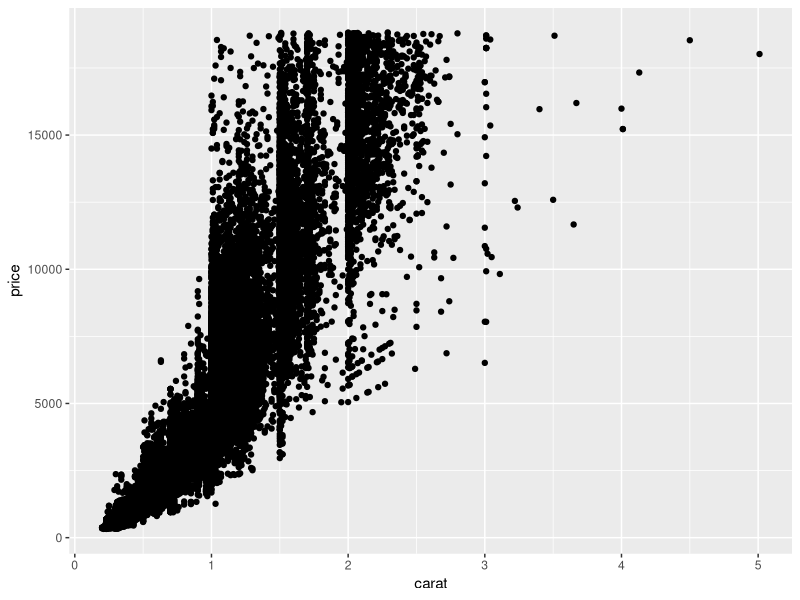
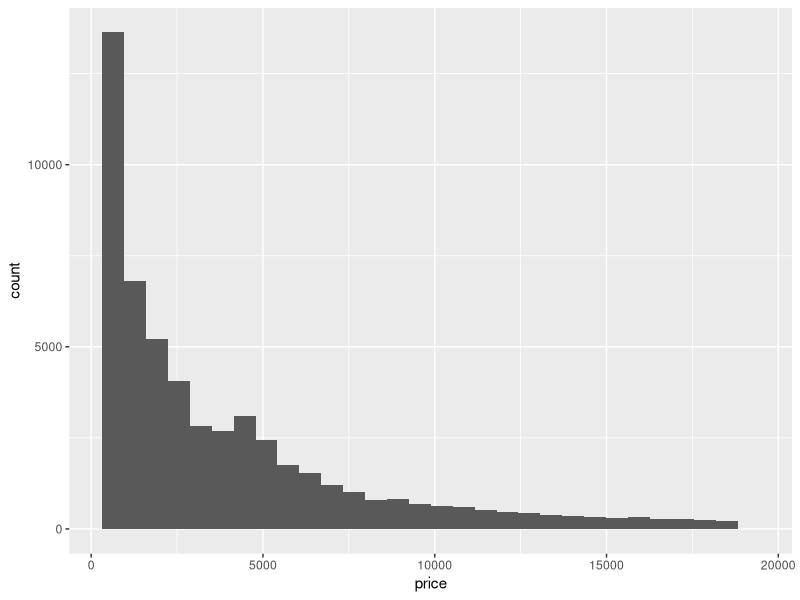
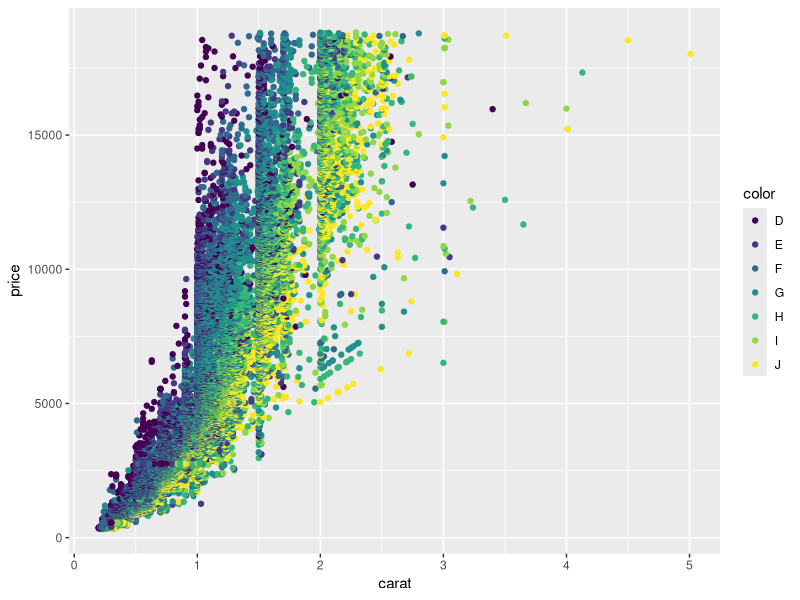
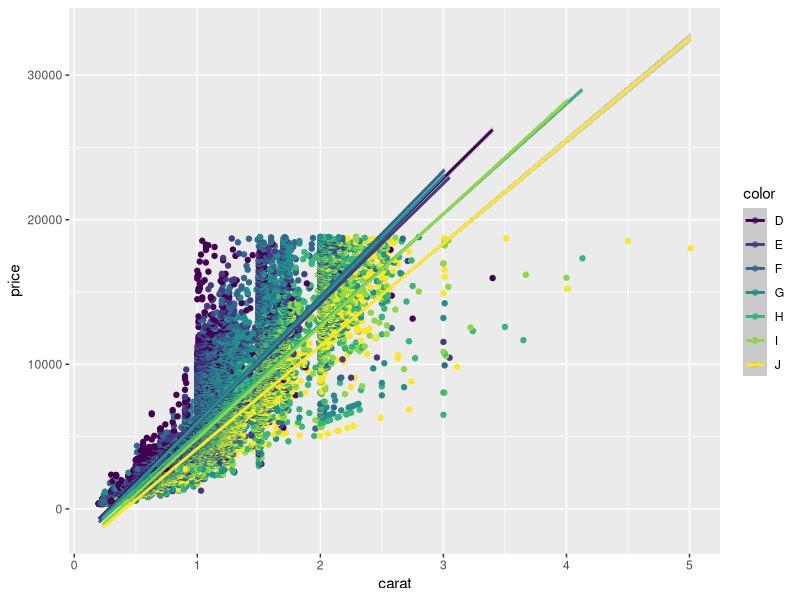
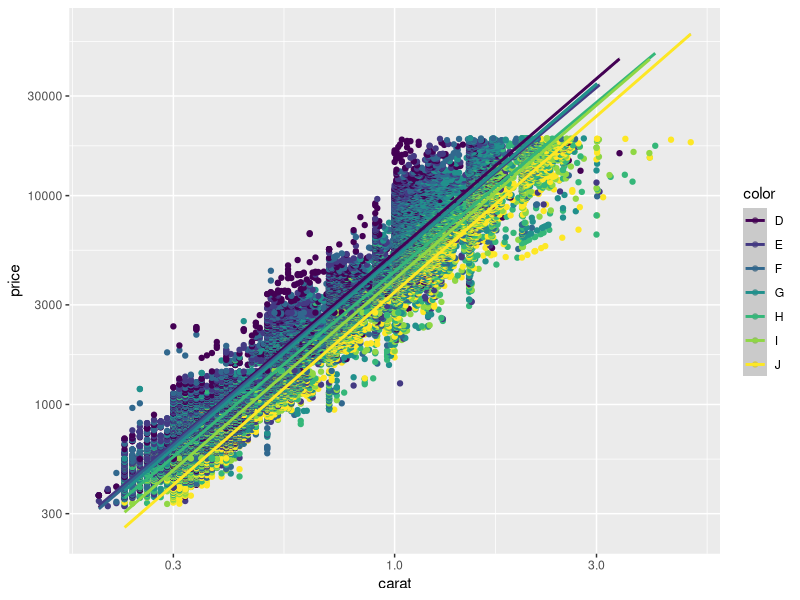
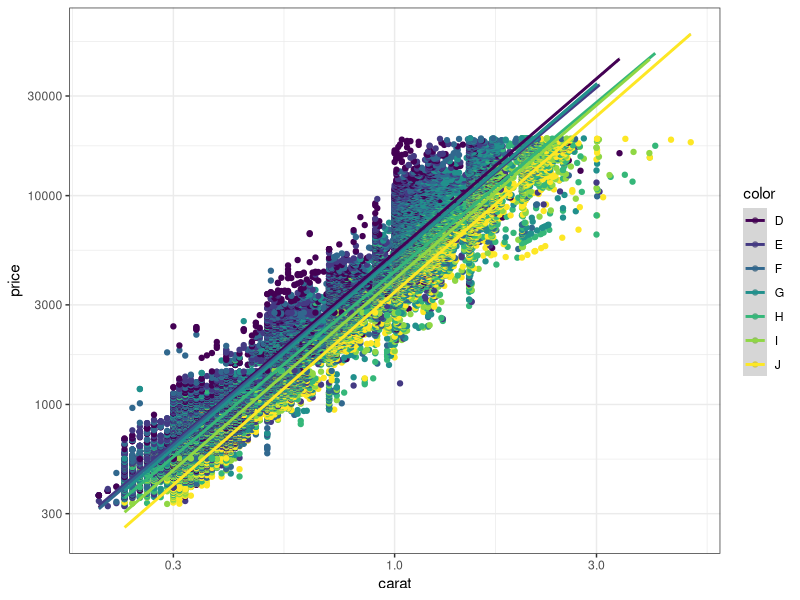

The R source for these figures, in order:
## ---- chunk 1
library(ggplot2)
head(diamonds)
## ---- chunk 2
ggplot(data=diamonds, aes(x = carat, y = price)) +
  geom_point()
## ---- chunk 3
ggplot(data = diamonds, aes(x = price)) + 
  geom_histogram()

## ---- chunk 4
ggplot(data=diamonds, aes(x = carat, y = price, color = color)) +
  geom_point()
## ---- chunk 5
ggplot(data=diamonds, aes(x = carat, y = price, color = color)) +
  geom_point() + geom_smooth(method = "lm")
## ---- chunk 6
ggplot(data=diamonds, aes(x = carat, y = price, color = color)) +
  geom_point() + geom_smooth(method = "lm") +
  scale_y_log10() + scale_x_log10()
## ---- chunk 7
ggplot(data=diamonds, aes(x = carat, y = price, color = color)) +
  geom_point() + geom_smooth(method = "lm") +
  scale_y_log10() + scale_x_log10() +
  theme_bw()
